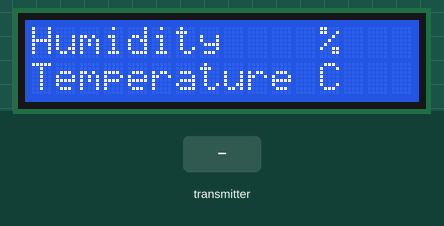
Simulated run of this sketch. Board: Arduino Uno, built with avr-gcc and run on an emulated ATmega328P. Shown: 16×2 character LCD. The inputs (shaded band) are chosen by the test bench. No radio packets arrive unless stated; what the sketch prints to the serial monitor is not drawn.

Above: at 0.1 s.
4.1 s: the transmitter starts sending deger.0 = 45
At 6.1 s:
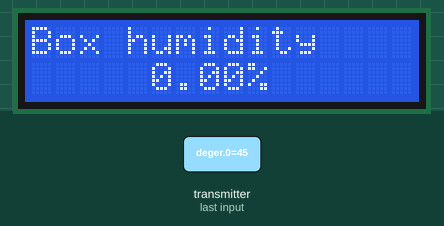
7.3 s: the transmitter starts sending deger.1 = 45
At 10.3 s:
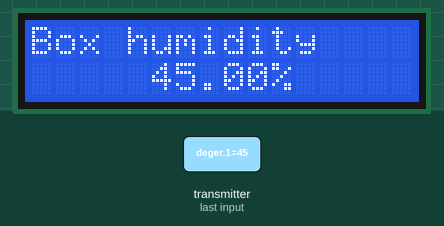
10.5 s: the transmitter starts sending deger.0 = 90
At 11.6 s:
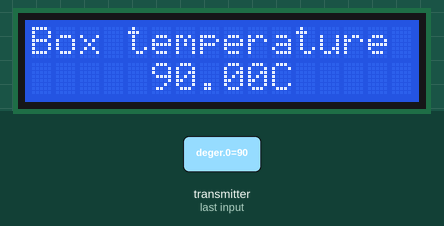
13.3 s: the transmitter starts sending deger.1 = 90
At 17.1 s:
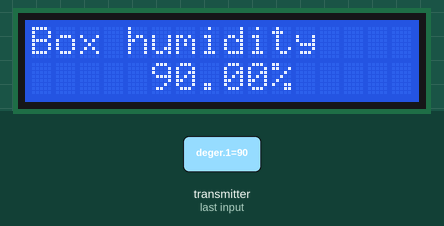
Timing chart, 0 to 17.5 s (numbered marks = the images above; inputs shaded):
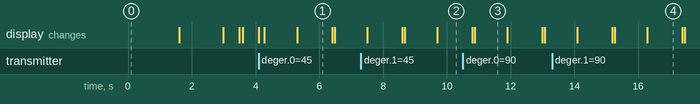

Measured:
- after the input at 4.1 s, the display: first differs from a run without the input after 0.18 s (image 1 shows a later state)
- what the display in image 1 shows lasts 1.1 s, from 5.3 s to 6.4 s
- what the display in image 3 shows lasts 1.0 s, from 10.9 s to 11.9 s

The sketch:

alici.ino
```cpp
#include <SPI.h>
#include <nRF24L01.h>
#include <RF24.h>
#include <Wire.h>
#include <LiquidCrystal_I2C.h>
LiquidCrystal_I2C lcd(0x27, 16, 2);
float deger[2];

RF24 radio(9, 10);
const uint64_t pipe = 0xE8E8F0F0E1LL;

void setup(void) {
Serial.begin(9600);
radio.begin();
radio.openReadingPipe(1, pipe);
radio.startListening();
lcd.begin();
lcd.backlight();
lcd.clear();
lcd.setCursor(0, 0);
lcd.print("Humidity    %");
lcd.setCursor(0, 1);
lcd.print("Temperature C");
delay(1500);
lcd.clear();
lcd.print("Connecting.....");
delay(1250);
}
 // temperature
void loop(void)
{
  Serial.println(deger[0]);
  delay (100);
if ( radio.available() )
{
bool done = false;
while (!done)
{
done = radio.read(deger, sizeof(deger));
lcd.clear();
delay(50);
lcd.setCursor(0, 0);
lcd.print("Box temperature");
lcd.setCursor(5, 1);
lcd.print(deger[0]);
lcd.print("C");
delay(1000);
lcd.clear();
lcd.setCursor(0, 0);
lcd.print("Box humidity");
lcd.setCursor(5, 1);
lcd.print(deger[1]);
lcd.print("%");
delay(1000);


}
}
else{
  lcd.setCursor(0, 0);
lcd.print("couldn't");
lcd.setCursor(5, 1);
lcd.print("connect");
lcd.print("");
delay(500);
lcd.clear();
}
}
```
